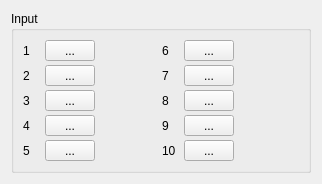
     <widget class="QFrame" name="frameInput">
      <layout class="QHBoxLayout" name="horizontalLayoutInput">
       <item>
        <widget class="QGroupBox" name="groupBoxInput">
         <property name="sizePolicy">
          <sizepolicy hsizetype="Expanding" vsizetype="Preferred">
           <horstretch>0</horstretch>
           <verstretch>0</verstretch>
          </sizepolicy>
         </property>
         <property name="minimumSize">
          <size>
           <width>300</width>
           <height>0</height>
          </size>
         </property>
         <property name="maximumSize">
          <size>
           <width>300</width>
           <height>16777215</height>
          </size>
         </property>
         <property name="title">
          <string>Input</string>
         </property>
         <layout class="QGridLayout" name="gridLayoutInput">
          <property name="horizontalSpacing">
           <number>2</number>
          </property>
          <property name="verticalSpacing">
           <number>4</number>
          </property>
          <item row="0" column="0">
           <layout class="QHBoxLayout" name="inRow1Layout">
            <property name="spacing">
             <number>2</number>
            </property>
            <item>
             <widget class="QLabel" name="inLabel1">
              <property name="minimumSize">
               <size>
                <width>20</width>
                <height>0</height>
               </size>
              </property>
              <property name="maximumSize">
               <size>
                <width>20</width>
                <height>16777215</height>
               </size>
              </property>
              <property name="text">
               <string>1</string>
              </property>
             </widget>
            </item>
            <item>
             <widget class="QToolButton" name="input1">
              <property name="sizePolicy">
               <sizepolicy hsizetype="Minimum" vsizetype="Fixed">
                <horstretch>0</horstretch>
                <verstretch>0</verstretch>
               </sizepolicy>
              </property>
              <property name="minimumSize">
               <size>
                <width>50</width>
                <height>0</height>
               </size>
              </property>
              <property name="maximumSize">
               <size>
                <width>16777214</width>
                <height>16777214</height>
               </size>
              </property>
              <property name="text">
               <string>...</string>
              </property>
              <property name="iconSize">
               <size>
                <width>30</width>
                <height>20</height>
               </size>
              </property>
              <property name="checkable">
               <bool>true</bool>
              </property>
              <property name="checked">
               <bool>false</bool>
              </property>
              <property name="autoExclusive">
               <bool>false</bool>
              </property>
             </widget>
            </item>
            <item>
             <spacer name="horizontalSpacer">
              <property name="orientation">
               <enum>Qt::Orientation::Horizontal</enum>
              </property>
              <property name="sizeHint" stdset="0">
               <size>
                <width>40</width>
                <height>20</height>
               </size>
              </property>
             </spacer>
            </item>
           </layout>
          </item>
          <item row="1" column="0">
           <layout class="QHBoxLayout" name="inRow2Layout">
            <property name="spacing">
             <number>2</number>
            </property>
            <item>
             <widget class="QLabel" name="inLabel2">
              <property name="minimumSize">
               <size>
                <width>20</width>
                <height>0</height>
               </size>
              </property>
              <property name="maximumSize">
               <size>
                <width>20</width>
                <height>16777215</height>
               </size>
              </property>
              <property name="text">
               <string>2</string>
              </property>
             </widget>
            </item>
            <item>
             <widget class="QToolButton" name="input2">
              <property name="sizePolicy">
               <sizepolicy hsizetype="Minimum" vsizetype="Fixed">
                <horstretch>0</horstretch>
                <verstretch>0</verstretch>
               </sizepolicy>
              </property>
              <property name="minimumSize">
               <size>
                <width>50</width>
                <height>0</height>
               </size>
              </property>
              <property name="text">
               <string>...</string>
              </property>
              <property name="iconSize">
               <size>
                <width>30</width>
                <height>20</height>
               </size>
              </property>
              <property name="checkable">
               <bool>true</bool>
              </property>
             </widget>
            </item>
            <item>
             <spacer name="horizontalSpacer_3">
              <property name="orientation">
               <enum>Qt::Orientation::Horizontal</enum>
              </property>
              <property name="sizeHint" stdset="0">
               <size>
                <width>40</width>
                <height>20</height>
               </size>
              </property>
             </spacer>
            </item>
           </layout>
          </item>
          <item row="2" column="0">
           <layout class="QHBoxLayout" name="inRow3Layout">
            <property name="spacing">
             <number>2</number>
            </property>
            <item>
             <widget class="QLabel" name="inLabel3">
              <property name="minimumSize">
               <size>
                <width>20</width>
                <height>0</height>
               </size>
              </property>
              <property name="maximumSize">
               <size>
                <width>20</width>
                <height>16777215</height>
               </size>
              </property>
              <property name="text">
               <string>3</string>
              </property>
             </widget>
            </item>
            <item>
             <widget class="QToolButton" name="input3">
              <property name="sizePolicy">
               <sizepolicy hsizetype="Minimum" vsizetype="Fixed">
                <horstretch>0</horstretch>
                <verstretch>0</verstretch>
               </sizepolicy>
              </property>
              <property name="minimumSize">
               <size>
                <width>50</width>
                <height>0</height>
               </size>
              </property>
              <property name="text">
               <string>...</string>
              </property>
              <property name="iconSize">
               <size>
                <width>30</width>
                <height>20</height>
               </size>
              </property>
              <property name="checkable">
               <bool>true</bool>
              </property>
             </widget>
            </item>
            <item>
             <spacer name="horizontalSpacer_4">
              <property name="orientation">
               <enum>Qt::Orientation::Horizontal</enum>
              </property>
              <property name="sizeHint" stdset="0">
               <size>
                <width>40</width>
                <height>20</height>
               </size>
              </property>
             </spacer>
            </item>
           </layout>
          </item>
          <item row="3" column="0">
           <layout class="QHBoxLayout" name="inRow4Layout">
            <property name="spacing">
             <number>2</number>
            </property>
            <item>
             <widget class="QLabel" name="inLabel4">
              <property name="minimumSize">
               <size>
                <width>20</width>
                <height>0</height>
               </size>
              </property>
              <property name="maximumSize">
               <size>
                <width>20</width>
                <height>16777215</height>
               </size>
              </property>
              <property name="text">
               <string>4</string>
              </property>
             </widget>
            </item>
            <item>
             <widget class="QToolButton" name="input4">
              <property name="sizePolicy">
               <sizepolicy hsizetype="Minimum" vsizetype="Fixed">
                <horstretch>0</horstretch>
                <verstretch>0</verstretch>
               </sizepolicy>
              </property>
              <property name="minimumSize">
               <size>
                <width>50</width>
                <height>0</height>
               </size>
              </property>
              <property name="text">
               <string>...</string>
              </property>
              <property name="iconSize">
               <size>
                <width>30</width>
                <height>20</height>
               </size>
              </property>
              <property name="checkable">
               <bool>true</bool>
              </property>
             </widget>
            </item>
            <item>
             <spacer name="horizontalSpacer_5">
              <property name="orientation">
               <enum>Qt::Orientation::Horizontal</enum>
              </property>
              <property name="sizeHint" stdset="0">
               <size>
                <width>40</width>
                <height>20</height>
               </size>
              </property>
             </spacer>
            </item>
           </layout>
          </item>
          <item row="4" column="0">
           <layout class="QHBoxLayout" name="inRow5Layout">
            <property name="spacing">
             <number>2</number>
            </property>
            <item>
             <widget class="QLabel" name="inLabel5">
              <property name="minimumSize">
               <size>
                <width>20</width>
                <height>0</height>
               </size>
              </property>
              <property name="maximumSize">
               <size>
                <width>20</width>
                <height>16777215</height>
               </size>
              </property>
              <property name="text">
               <string>5</string>
              </property>
             </widget>
            </item>
            <item>
             <widget class="QToolButton" name="input5">
              <property name="enabled">
               <bool>true</bool>
              </property>
              <property name="sizePolicy">
               <sizepolicy hsizetype="Minimum" vsizetype="Fixed">
                <horstretch>0</horstretch>
                <verstretch>0</verstretch>
               </sizepolicy>
              </property>
              <property name="minimumSize">
               <size>
                <width>50</width>
                <height>0</height>
               </size>
              </property>
              <property name="text">
               <string>...</string>
              </property>
              <property name="iconSize">
               <size>
                <width>30</width>
                <height>20</height>
               </size>
              </property>
              <property name="checkable">
               <bool>true</bool>
              </property>
             </widget>
            </item>
            <item>
             <spacer name="horizontalSpacer_6">
              <property name="orientation">
               <enum>Qt::Orientation::Horizontal</enum>
              </property>
              <property name="sizeHint" stdset="0">
               <size>
                <width>40</width>
                <height>20</height>
               </size>
              </property>
             </spacer>
            </item>
           </layout>
          </item>
          <item row="0" column="1">
           <layout class="QHBoxLayout" name="inRow6Layout">
            <property name="spacing">
             <number>2</number>
            </property>
            <item>
             <widget class="QLabel" name="inLabel6">
              <property name="minimumSize">
               <size>
                <width>20</width>
                <height>0</height>
               </size>
              </property>
              <property name="maximumSize">
               <size>
                <width>20</width>
                <height>16777215</height>
               </size>
              </property>
              <property name="text">
               <string>6</string>
              </property>
             </widget>
            </item>
            <item>
             <widget class="QToolButton" name="input6">
              <property name="sizePolicy">
               <sizepolicy hsizetype="Minimum" vsizetype="Fixed">
                <horstretch>0</horstretch>
                <verstretch>0</verstretch>
               </sizepolicy>
              </property>
              <property name="minimumSize">
               <size>
                <width>50</width>
                <height>0</height>
               </size>
              </property>
              <property name="text">
               <string>...</string>
              </property>
              <property name="iconSize">
               <size>
                <width>30</width>
                <height>20</height>
               </size>
              </property>
              <property name="checkable">
               <bool>true</bool>
              </property>
             </widget>
            </item>
            <item>
             <spacer name="horizontalSpacer_2">
              <property name="orientation">
               <enum>Qt::Orientation::Horizontal</enum>
              </property>
              <property name="sizeHint" stdset="0">
               <size>
                <width>40</width>
                <height>20</height>
               </size>
              </property>
             </spacer>
            </item>
           </layout>
          </item>
          <item row="1" column="1">
           <layout class="QHBoxLayout" name="inRow7Layout">
            <property name="spacing">
             <number>2</number>
            </property>
            <item>
             <widget class="QLabel" name="inLabel7">
              <property name="minimumSize">
               <size>
                <width>20</width>
                <height>0</height>
               </size>
              </property>
              <property name="maximumSize">
               <size>
                <width>20</width>
                <height>16777215</height>
               </size>
              </property>
              <property name="text">
               <string>7</string>
              </property>
             </widget>
            </item>
            <item>
             <widget class="QToolButton" name="input7">
              <property name="sizePolicy">
               <sizepolicy hsizetype="Minimum" vsizetype="Fixed">
                <horstretch>0</horstretch>
                <verstretch>0</verstretch>
               </sizepolicy>
              </property>
              <property name="minimumSize">
               <size>
                <width>50</width>
                <height>0</height>
               </size>
              </property>
              <property name="text">
               <string>...</string>
              </property>
              <property name="iconSize">
               <size>
                <width>30</width>
                <height>20</height>
               </size>
              </property>
              <property name="checkable">
               <bool>true</bool>
              </property>
             </widget>
            </item>
            <item>
             <spacer name="horizontalSpacer_7">
              <property name="orientation">
               <enum>Qt::Orientation::Horizontal</enum>
              </property>
              <property name="sizeHint" stdset="0">
               <size>
                <width>40</width>
                <height>20</height>
               </size>
              </property>
             </spacer>
            </item>
           </layout>
          </item>
          <item row="2" column="1">
           <layout class="QHBoxLayout" name="inRow8Layout">
            <property name="spacing">
             <number>2</number>
            </property>
            <item>
             <widget class="QLabel" name="inLabel8">
              <property name="minimumSize">
               <size>
                <width>20</width>
                <height>0</height>
               </size>
              </property>
              <property name="maximumSize">
               <size>
                <width>20</width>
                <height>16777215</height>
               </size>
              </property>
              <property name="text">
               <string>8</string>
              </property>
             </widget>
            </item>
            <item>
             <widget class="QToolButton" name="input8">
              <property name="sizePolicy">
               <sizepolicy hsizetype="Minimum" vsizetype="Fixed">
                <horstretch>0</horstretch>
                <verstretch>0</verstretch>
               </sizepolicy>
              </property>
              <property name="minimumSize">
               <size>
                <width>50</width>
                <height>0</height>
               </size>
              </property>
              <property name="text">
               <string>...</string>
              </property>
              <property name="iconSize">
               <size>
                <width>30</width>
                <height>20</height>
               </size>
              </property>
              <property name="checkable">
               <bool>true</bool>
              </property>
             </widget>
            </item>
            <item>
             <spacer name="horizontalSpacer_8">
              <property name="orientation">
               <enum>Qt::Orientation::Horizontal</enum>
              </property>
              <property name="sizeHint" stdset="0">
               <size>
                <width>40</width>
                <height>20</height>
               </size>
              </property>
             </spacer>
            </item>
           </layout>
          </item>
          <item row="3" column="1">
           <layout class="QHBoxLayout" name="inRow9Layout">
            <property name="spacing">
             <number>2</number>
            </property>
            <item>
             <widget class="QLabel" name="inLabel9">
              <property name="minimumSize">
               <size>
                <width>20</width>
                <height>0</height>
               </size>
              </property>
              <property name="maximumSize">
               <size>
                <width>20</width>
                <height>16777215</height>
               </size>
              </property>
              <property name="text">
               <string>9</string>
              </property>
             </widget>
            </item>
            <item>
             <widget class="QToolButton" name="input9">
              <property name="sizePolicy">
               <sizepolicy hsizetype="Minimum" vsizetype="Fixed">
                <horstretch>0</horstretch>
                <verstretch>0</verstretch>
               </sizepolicy>
              </property>
              <property name="minimumSize">
               <size>
                <width>50</width>
                <height>0</height>
               </size>
              </property>
              <property name="text">
               <string>...</string>
              </property>
              <property name="iconSize">
               <size>
                <width>30</width>
                <height>20</height>
               </size>
              </property>
              <property name="checkable">
               <bool>true</bool>
              </property>
             </widget>
            </item>
            <item>
             <spacer name="horizontalSpacer_9">
              <property name="orientation">
               <enum>Qt::Orientation::Horizontal</enum>
              </property>
              <property name="sizeHint" stdset="0">
               <size>
                <width>40</width>
                <height>20</height>
               </size>
              </property>
             </spacer>
            </item>
           </layout>
          </item>
          <item row="4" column="1">
           <layout class="QHBoxLayout" name="inRow10Layout">
            <property name="spacing">
             <number>2</number>
            </property>
            <item>
             <widget class="QLabel" name="inLabel10">
              <property name="minimumSize">
               <size>
                <width>20</width>
                <height>0</height>
               </size>
              </property>
              <property name="maximumSize">
               <size>
                <width>20</width>
                <height>16777215</height>
               </size>
              </property>
              <property name="text">
               <string>10</string>
              </property>
             </widget>
            </item>
            <item>
             <widget class="QToolButton" name="input10">
              <property name="sizePolicy">
               <sizepolicy hsizetype="Minimum" vsizetype="Fixed">
                <horstretch>0</horstretch>
                <verstretch>0</verstretch>
               </sizepolicy>
              </property>
              <property name="minimumSize">
               <size>
                <width>50</width>
                <height>0</height>
               </size>
              </property>
              <property name="text">
               <string>...</string>
              </property>
              <property name="iconSize">
               <size>
                <width>30</width>
                <height>20</height>
               </size>
              </property>
              <property name="checkable">
               <bool>true</bool>
              </property>
             </widget>
            </item>
            <item>
             <spacer name="horizontalSpacer_10">
              <property name="orientation">
               <enum>Qt::Orientation::Horizontal</enum>
              </property>
              <property name="sizeHint" stdset="0">
               <size>
                <width>40</width>
                <height>20</height>
               </size>
              </property>
             </spacer>
            </item>
           </layout>
          </item>
         </layout>
        </widget>
       </item>
      </layout>
     </widget>
